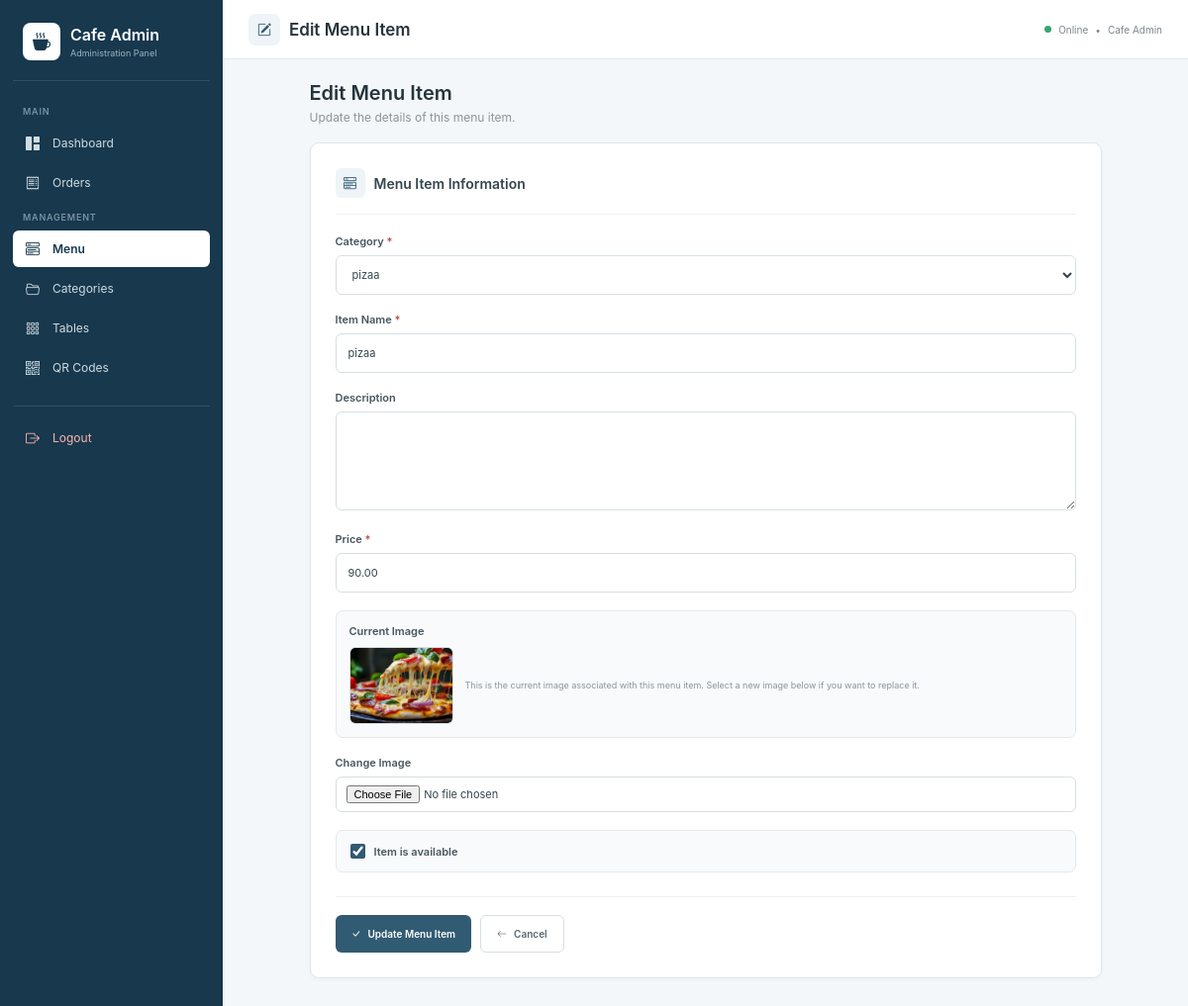
/admin-menu/5/edit/, run on the app's committed database.
### cafeapp/models.py (models this page shows, shortened)
class MenuItem(models.Model):
    category = models.ForeignKey(
        Category,
        on_delete=models.CASCADE,
        related_name="menu_items"
    )
    name = models.CharField(max_length=150)
    description = models.TextField(blank=True)
    price = models.DecimalField(max_digits=10, decimal_places=2)
    image = models.ImageField(upload_to="menu/", blank=True, null=True)
    is_available = models.BooleanField(default=True)

class Category(models.Model):
    name = models.CharField(max_length=100)

### cafeapp/views.py (the view, shortened to what this page needs)
def admin_edit_menu(request, item_id):
    from .models import Category, MenuItem
    item = get_object_or_404(
        MenuItem,
        id=item_id
    )
    categories = Category.objects.all().order_by("name")
    return render(
        request,
        "cafeapp/admin_edit_menu.html",
        {
            "item": item,
            "categories": categories,
        }
    )

### templates/cafeapp/admin_edit_menu.html (shortened to what this page needs)
<!DOCTYPE html>
<html lang="en">
<head>
    <link
        href="https://cdn.jsdelivr.net/npm/bootstrap-icons@1.11.3/font/bootstrap-icons.min.css"
        rel="stylesheet"
    >
</head>
<body>
<aside class="sidebar">
    <div class="brand">
        <div class="brand-content">
            <div class="brand-icon">
                <i class="bi bi-cup-hot-fill"></i>
            </div>
            <div class="brand-text">
                <h1>
                    Cafe Admin
                </h1>
                <p>
                    Administration Panel
                </p>
            </div>
        </div>
    </div>
    <div class="nav-title">
        Main
    </div>
    <a
        href="{% url 'admin_dashboard' %}"
        class="nav-link"
    >
        <span class="nav-icon">
            <i class="bi bi-grid-1x2-fill"></i>
        </span>
        Dashboard
    </a>
    <a
        href="{% url 'admin_orders' %}"
        class="nav-link"
    >
        <span class="nav-icon">
            <i class="bi bi-receipt"></i>
        </span>
        Orders
    </a>
    <div class="nav-title">
        Management
    </div>
    <a
        href="{% url 'admin_menu' %}"
        class="nav-link active"
    >
        <span class="nav-icon">
            <i class="bi bi-menu-button-wide"></i>
        </span>
        Menu
    </a>
    <a
        href="{% url 'admin_categories' %}"
        class="nav-link"
    >
        <span class="nav-icon">
            <i class="bi bi-folder2-open"></i>
        </span>
        Categories
    </a>
    <a
        href="{% url 'admin_tables' %}"
        class="nav-link"
    >
        <span class="nav-icon">
            <i class="bi bi-grid-3x3-gap"></i>
        </span>
        Tables
    </a>
    <a
        href="{% url 'admin_qr_codes' %}"
        class="nav-link"
    >
        <span class="nav-icon">
            <i class="bi bi-qr-code"></i>
        </span>
        QR Codes
    </a>
    <div class="logout">
        <a
            href="{% url 'admin_logout' %}"
            class="nav-link"
        >
            <span class="nav-icon">
                <i class="bi bi-box-arrow-right"></i>
            </span>
            Logout
        </a>
    </div>
</aside>
<main class="main">
    <header class="top-header">
        <div class="header-title">
            <div class="header-icon">
                <i class="bi bi-pencil-square"></i>
            </div>
            <h2>
                Edit Menu Item
            </h2>
        </div>
        <div class="header-right">
            <span class="online-dot"></span>
            Online
            <span>
                •
            </span>
            Cafe Admin
        </div>
    </header>
    <div class="page-container">
        <div class="page-intro">
            <h3>
                Edit Menu Item
            </h3>
            <p>
                Update the details of this menu item.
            </p>
        </div>
        <section class="form-card">
            <div class="form-section-title">
                <div class="section-icon">
                    <i class="bi bi-menu-button-wide"></i>
                </div>
                <h4>
                    Menu Item Information
                </h4>
            </div>
            <form
                method="POST"
                enctype="multipart/form-data"
            >
                <div class="form-group">
                    <label
                        for="category"
                        class="form-label"
                    >
                        Category
                        <span class="required">
                            *
                        </span>
                    </label>
                    <select
                        name="category"
                        id="category"
                        class="form-select"
                        required
                    >
                        {% for category in categories %}
                            <option
                                value="{{ category.id }}"
                                {% if category.id == item.category.id %}
                                    selected
                                {% endif %}
                            >
                                {{ category.name }}
                            </option>
                        {% endfor %}
                    </select>
                </div>
                <div class="form-group">
                    <label
                        for="name"
                        class="form-label"
                    >
                        Item Name
                        <span class="required">
                            *
                        </span>
                    </label>
                    <input
                        type="text"
                        name="name"
                        id="name"
                        class="form-input"
                        value="{{ item.name }}"
                        required
                    >
                </div>
                <div class="form-group">
                    <label
                        for="description"
                        class="form-label"
                    >
                        Description
                    </label>
                    <textarea
                        name="description"
                        id="description"
                        class="form-textarea"
                    >{{ item.description }}</textarea>
                </div>
                <div class="form-group">
                    <label
                        for="price"
                        class="form-label"
                    >
                        Price
                        <span class="required">
                            *
                        </span>
                    </label>
                    <input
                        type="number"
                        name="price"
                        id="price"
                        class="form-input"
                        value="{{ item.price }}"
                        step="0.01"
                        min="0"
                        required
                    >
                </div>
                {% if item.image %}
                    <div class="current-image">
                        <span class="current-image-label">
                            Current Image
                        </span>
                        <div class="current-image-content">
                            <img
                                src="{{ item.image.url }}"
                                alt="{{ item.name }}"
                            >
                            <div class="current-image-text">
                                This is the current image
                                associated with this menu item.
                                Select a new image below
                                if you want to replace it.
                            </div>
                        </div>
                    </div>
                {% endif %}
                <div class="form-group">
                    <label
                        for="image"
                        class="form-label"
                    >
                        Change Image
                    </label>
                    <input
                        type="file"
                        name="image"
                        id="image"
                        class="form-input file-input"
                        accept="image/*"
                    >
                </div>
                <div class="form-group">
                    <div class="availability-box">
                        <input
                            type="checkbox"
                            name="is_available"
                            id="is_available"
                            {% if item.is_available %}
                                checked
                            {% endif %}
                        >
                        <label for="is_available">
                            Item is available
                        </label>
                    </div>
                </div>
                <div class="buttons">
                    <button
                        type="submit"
                        class="btn update-btn"
                    >
                        <i class="bi bi-check-lg"></i>
                        Update Menu Item
                    </button>
                    <a
                        href="{% url 'admin_menu' %}"
                        class="btn cancel-btn"
                    >
                        <i class="bi bi-arrow-left"></i>
                        Cancel
                    </a>
                </div>
            </form>
        </section>
    </div>
</main>
</body>
</html>

### data on the page
MenuItem: category "pizaa", name "pizaa", price "90.00", image (picture), is_available "☑"
